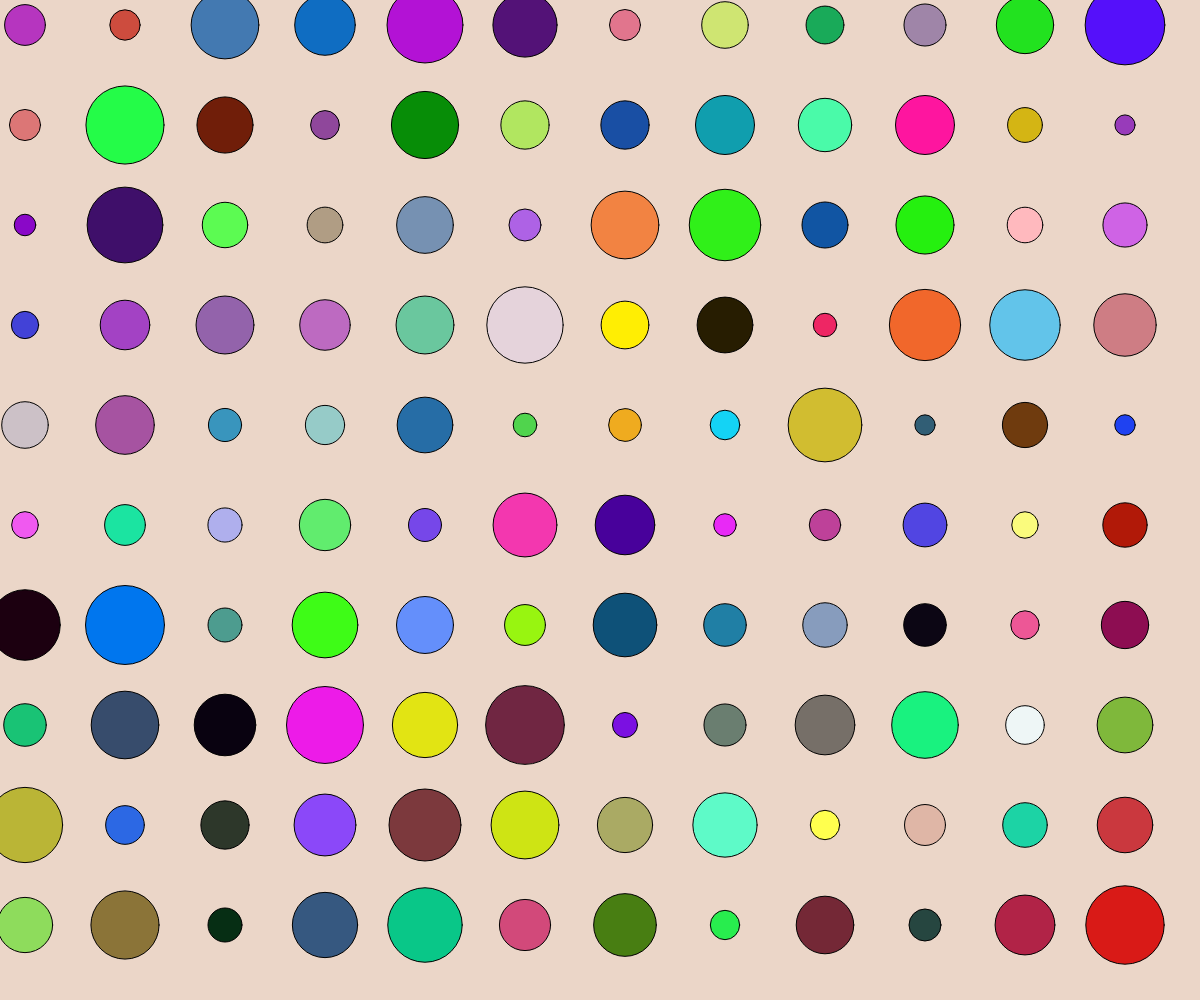
Frame 1 (no input)
Frame 60 (no input): identical to frame 1, image omitted
Frame 120 (the mouse pressed at the canvas centre since frame 60): identical to frame 1, image omitted

The p5.js sketch that drew this single still picture (run headless with seeded random() and noise() and a simulated clock; from frame 60 on, the mouse is pressed at the canvas centre):

// p5.js sketch
// ── sketch.js
function setup() {
  createCanvas(windowWidth, windowHeight);
  background(235,214,200)

  for (let y = 0; y < height; y += 100) {
    for (let x = 0; x < width; x += 100) {
      
      // Add randomness to the fill color
      let r = random(0,255);
      let g = random(0,255);
      let b = random(0,255);
      fill(r, g, b);
      
      // Randomly vary the size of the circles
      let randomSizeBig = random(20,80);
      
      // Vary the position slightly to break the grid pattern
      let offsetX = 25;
      let offsetY = 25;
      
      // Draw the big circle with random variations
      ellipse(x + offsetX, y + offsetY, randomSizeBig);
    }
  }
}

function draw() {
}
